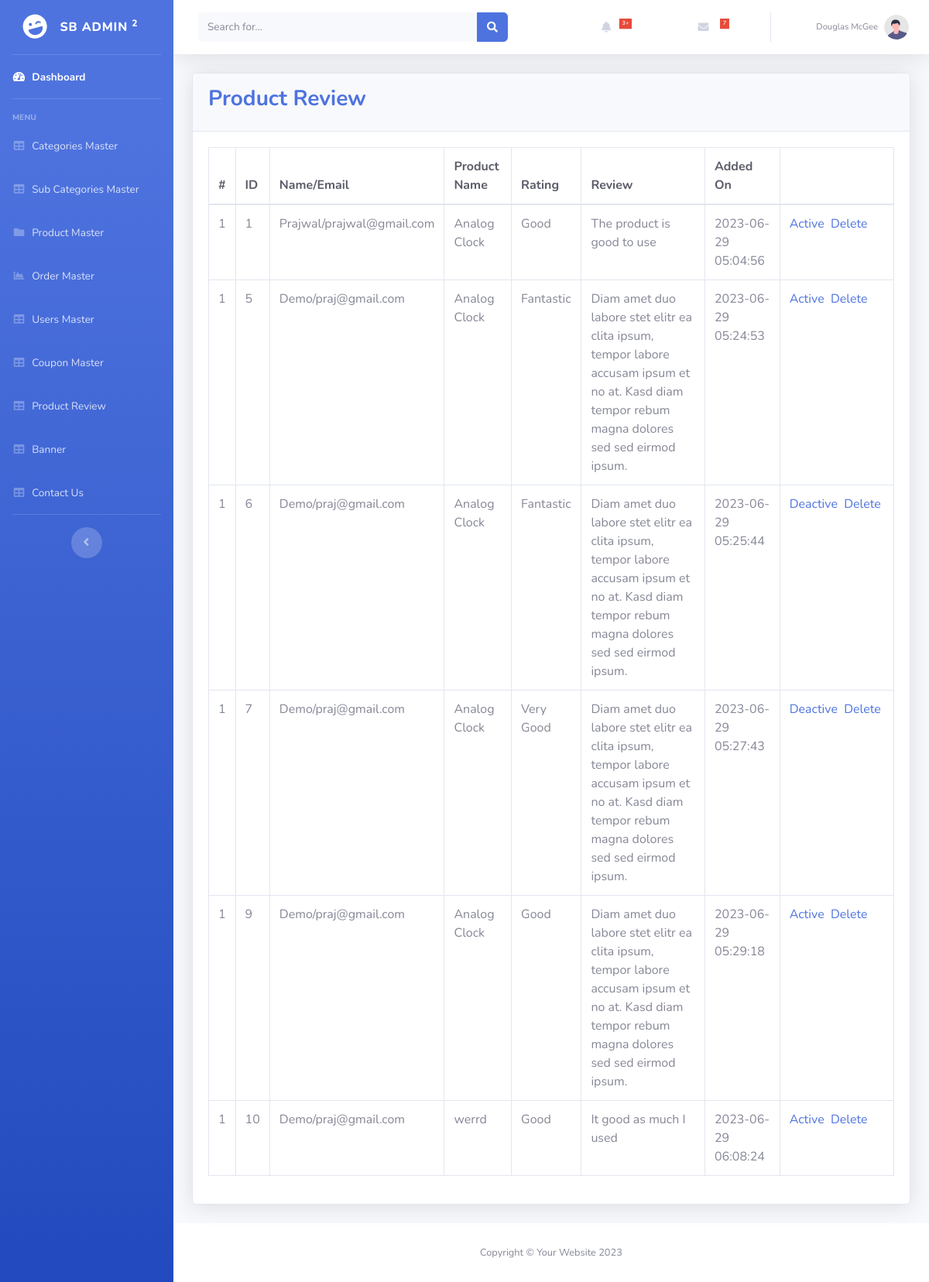
Screenshot of /Admin/product_review.php (signed in) with the database file from the repository.
### tables this page shows
CREATE TABLE `product_review` (
  `id` int(11) NOT NULL,
  `product_id` int(11) NOT NULL,
  `user_id` int(11) NOT NULL,
  `rating` varchar(20) NOT NULL,
  `review` text NOT NULL,
  `status` int(11) NOT NULL,
  `added_on` datetime NOT NULL
);

CREATE TABLE `users` (
  `id` int(11) NOT NULL,
  `name` varchar(255) NOT NULL,
  `password` varchar(50) NOT NULL,
  `email` varchar(50) NOT NULL,
  `mobile` varchar(15) NOT NULL,
  `added_on` datetime NOT NULL
);

CREATE TABLE `product` (
  `id` int(11) NOT NULL,
  `categories_id` int(11) NOT NULL,
  `sub_categories_id` int(11) NOT NULL,
  `name` varchar(255) NOT NULL,
  `mrp` float NOT NULL,
  `price` float NOT NULL,
  `qty` int(11) NOT NULL,
  `image` varchar(255) NOT NULL,
  `short_desc` varchar(2000) NOT NULL,
  `description` text NOT NULL,
  `best_sellers` int(11) NOT NULL,
  `meta_title` varchar(2000) NOT NULL,
  `meta_desc` varchar(2000) NOT NULL,
  `meta_keyword` varchar(2000) NOT NULL,
  `status` tinyint(4) NOT NULL
);

### Admin/product_review.php (the view, shortened to what this page needs)
<?php
require('top.inc.php');
$sql = "select users.name, users.email, product_review.id, product_review.rating, product_review.review,
product_review.status, product_review.added_on, product.name as pname from users, product_review, product
where product_review.product_id=product.id and product_review.user_id=users.id order by product_review.added_on asc";
$res = mysqli_query($con, $sql);
?>
<div class="container-fluid">
    <div class="card shadow mb-4">
        <div class="card-header py-3">
            <h3 class="font-weight-bold text-primary">Product Review</h3>
        </div>
        <div class="card-body">
            <div class="table-responsive">
                <table class="table table-bordered" id="dataTable" width="100%" cellspacing="0">
                    <thead class="text-dark">
                        <tr>
                            <th>#</th>
                            <th>ID</th>
                            <th>Name/Email</th>
                            <th>Product Name</th>
                            <th>Rating</th>
                            <th>Review</th>
                            <th>Added On</th>
                            <th></th>
                        </tr>
                    </thead>
                    <tbody>
                        <?php
                        $i = 1;
                        while ($row = mysqli_fetch_array($res)) { ?>
                            <tr>
                                <td><?php echo $i ?></td>
                                <td><?php echo $row['id'] ?></td>
                                <td><?php echo $row['name'] ?>/<?php echo $row['email'] ?></td>
                                <td><?php echo $row['pname'] ?></td>
                                <td><?php echo $row['rating'] ?></td>
                                <td><?php echo $row['review'] ?></td>
                                <td><?php echo $row['added_on'] ?></td>
                                <td>
                                    <?php
                                    if ($row['status'] == 1) {
                                        echo "<a href='?type=status&operation=deactive&id=" . $row['id'] . "'>Active</a>&nbsp";
                                    } else {
                                        echo "<a href='?type=status&operation=active&id=" . $row['id'] . "'>Deactive</a>&nbsp";
                                    }
                                    echo "&nbsp<a href='?type=delete&id=" . $row['id'] . "'>Delete</a>&nbsp";
                                    ?>
                                </td>
                            </tr>
                        <?php } ?>
                    </tbody>
                </table>
            </div>
        </div>
    </div>
</div>
</div>
<?php
require('footer.inc.php');
?>

### Admin/css/style.css (style rules this page uses)
body { display: table; font-family: open sans, sans-serif; font-size: 16px; width: 100% }
a, button { text-decoration: none; outline: none !important; color: #878787; -webkit-transition: all .25s ease; transition: all .25s ease }
h1, h2, h3, h4, h5, h6 { margin: 0 }
.card { margin-bottom: 1.875em; border-radius: 5px; padding: 0; border: 0 solid transparent; -webkit-box-shadow: 0 0 20px rgba(0, 0, 0, .08); box-shadow: 0 0 20px rgba(0, 0, 0, .08) }
.card .card-body { float: left; padding: 1.25em; position: relative; width: 100% }
@media (max-width:1368px) { .card-body { padding: 15px } }

### rows the page displays
product_review: id "1", user.name "Prajwal", user.email "prajwal@gmail.com", product.name "Analog Clock", rating "Good", review "The product is good to use", added_on "2023-06-29 05:04:56"
product_review: id "5", user.name "Demo", user.email "praj@gmail.com", product.name "Analog Clock", rating "Fantastic", review "Diam amet duo labore stet elitr ea clita ipsum, tempor labore accusam ipsum et no at. Kasd diam tempor rebum magna dolores sed sed eirmod ipsum.", added_on "2023-06-29 05:24:53"
product_review: id "6", user.name "Demo", user.email "praj@gmail.com", product.name "Analog Clock", rating "Fantastic", review "Diam amet duo labore stet elitr ea clita ipsum, tempor labore accusam ipsum et no at. Kasd diam tempor rebum magna dolores sed sed eirmod ipsum.", added_on "2023-06-29 05:25:44"
product_review: id "7", user.name "Demo", user.email "praj@gmail.com", product.name "Analog Clock", rating "Very Good", review "Diam amet duo labore stet elitr ea clita ipsum, tempor labore accusam ipsum et no at. Kasd diam tempor rebum magna dolores sed sed eirmod ipsum.", added_on "2023-06-29 05:27:43"
product_review: id "9", user.name "Demo", user.email "praj@gmail.com", product.name "Analog Clock", rating "Good", review "Diam amet duo labore stet elitr ea clita ipsum, tempor labore accusam ipsum et no at. Kasd diam tempor rebum magna dolores sed sed eirmod ipsum.", added_on "2023-06-29 05:29:18"
product_review: id "10", user.name "Demo", user.email "praj@gmail.com", product.name "werrd", rating "Good", review "It good as much I used", added_on "2023-06-29 06:08:24"
